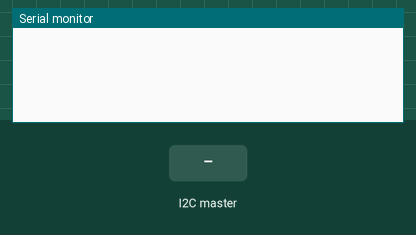
This sketch was run on a simulated Arduino Uno, built with avr-gcc and run on an emulated ATmega328P. On the bench: the last lines printed to the serial monitor. The test bench sets the inputs (shaded band).

Above: at 1.2 s.
1.3 s: the I2C master sends the byte 5
At 2.5 s:
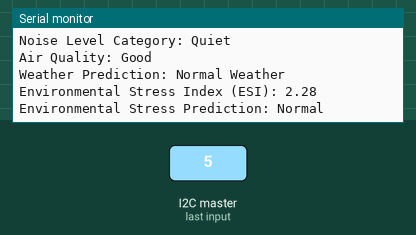
2.8 s: the I2C master sends the byte 90
At 3.0 s:
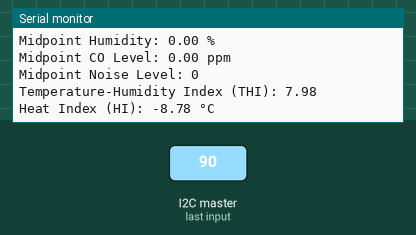
4.3 s: the I2C master sends the byte 200
At 5.5 s:
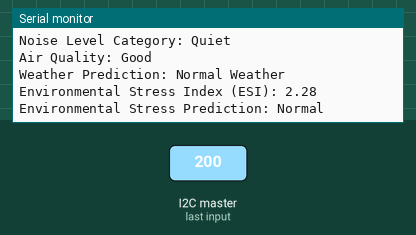

The sketch:

Slave_final1.ino
```cpp
#include <Wire.h>

const int SLAVE_ADDRESS = 0x08;  // Must match the master address

void setup() {
  Serial.begin(9600);
  Wire.begin(SLAVE_ADDRESS);  // Initialize I2C communications as a slave
  Wire.onReceive(receiveData);  // Register event handler for receiving data
}

void loop() {
  // The main loop does nothing; data handling is done in the receiveData function
  delay(100);
}

// Function to handle received data
void receiveData(int numBytes) {
  String receivedData = "";

  while (Wire.available()) {
    char c = Wire.read();  // Read one character from I2C
    receivedData += c;    // Append character to the receivedData string
  }

  // Print received data to the Serial Monitor
  Serial.println("Data received: " + receivedData);

  // Split the received data based on comma and identify each value
  float temperatures[3];
  float humidities[3];
  float coLevels[3];
  int noiseLevels[3];

  int commaIndex = 0;
  int lastIndex = 0;

  // Extract and store temperature readings
  for (int i = 0; i < 3; i++) {
    commaIndex = receivedData.indexOf(',', lastIndex);
    temperatures[i] = receivedData.substring(lastIndex, commaIndex).toFloat();
    lastIndex = commaIndex + 1;
  }

  // Extract and store humidity readings
  for (int i = 0; i < 3; i++) {
    commaIndex = receivedData.indexOf(',', lastIndex);
    humidities[i] = receivedData.substring(lastIndex, commaIndex).toFloat();
    lastIndex = commaIndex + 1;
  }

  // Extract and store CO concentration readings
  for (int i = 0; i < 3; i++) {
    commaIndex = receivedData.indexOf(',', lastIndex);
    coLevels[i] = receivedData.substring(lastIndex, commaIndex).toFloat();
    lastIndex = commaIndex + 1;
  }

  // Extract and store noise level readings
  for (int i = 0; i < 3; i++) {
    if (i < 2) {
      commaIndex = receivedData.indexOf(',', lastIndex);
      noiseLevels[i] = receivedData.substring(lastIndex, commaIndex).toInt();
      lastIndex = commaIndex + 1;
    } else {
      noiseLevels[i] = receivedData.substring(lastIndex).toInt();
    }
  }

  // Calculate the midpoint of each sensor category
  float midTemperature = (temperatures[0] + temperatures[1] + temperatures[2]) / 3.0;
  float midHumidity = (humidities[0] + humidities[1] + humidities[2]) / 3.0;
  float midCO = (coLevels[0] + coLevels[1] + coLevels[2]) / 3.0;
  int midNoiseLevel = (noiseLevels[0] + noiseLevels[1] + noiseLevels[2]) / 3;

  // Print the midpoints
  Serial.println("Midpoint Temperature: " + String(midTemperature) + " °C");
  Serial.println("Midpoint Humidity: " + String(midHumidity) + " %");
  Serial.println("Midpoint CO Level: " + String(midCO) + " ppm");
  Serial.println("Midpoint Noise Level: " + String(midNoiseLevel));

  // Calculate and print the predictions using the midpoint values
  calculateAndPredict(midTemperature, midHumidity, midCO, midNoiseLevel);

  // Introduce a delay before the next processing
  delay(2000);  // Delay for 2 seconds, adjust this as needed
}

void calculateAndPredict(float temperature, float humidity, float co, int noiseLevel) {
  // Temperature-Humidity Index (THI) calculation
  float THI = temperature - ((0.55 - 0.0055 * humidity) * (temperature - 14.5));
  Serial.println("Temperature-Humidity Index (THI): " + String(THI));

  // Heat Index (HI) calculation
  float HI = -8.784695 + 1.61139411 * temperature + 2.338549 * humidity - 0.14611605 * temperature * temperature -
             0.012308094 * humidity * humidity + 0.016424828 * temperature * humidity - 0.002211732 * temperature * temperature * humidity -
             0.00072546 * temperature * humidity * humidity + 0.000003582 * temperature * temperature * humidity * humidity;
  Serial.println("Heat Index (HI): " + String(HI) + " °C");

  // Noise Level Analysis
  String noiseCategory = "";
  if (noiseLevel < 40) {
    noiseCategory = "Quiet";
  } else if (noiseLevel < 70) {
    noiseCategory = "Moderate";
  } else {
    noiseCategory = "Loud";
  }
  Serial.println("Noise Level Category: " + noiseCategory);

  // Air Quality Prediction based on CO levels
  String airQuality = "";
  if (co < 4.4) {
    airQuality = "Good";
  } else if (co < 9.4) {
    airQuality = "Moderate";
  } else if (co < 12.4) {
    airQuality = "Unhealthy for Sensitive Groups";
  } else if (co < 15.4) {
    airQuality = "Unhealthy";
  } else if (co < 30.4) {
    airQuality = "Very Unhealthy";
  } else {
    airQuality = "Hazardous";
  }
  Serial.println("Air Quality: " + airQuality);

  // Weather Prediction based on temperature and humidity
  String weatherPrediction = "";
  if (humidity > 80 && temperature < 25) {
    weatherPrediction = "Possible Rain";
  } else if (HI > 35) {
    weatherPrediction = "High Heat Risk";
  } else {
    weatherPrediction = "Normal Weather";
  }
  Serial.println("Weather Prediction: " + weatherPrediction);

  // Overall Environmental Stress Index (ESI)
  float ESI = 0.63 * temperature + 0.35 * humidity + 0.33 * THI - 0.35;
  Serial.println("Environmental Stress Index (ESI): " + String(ESI));
  String stressCategory = (ESI > 30) ? "High Stress" : "Normal";
  Serial.println("Environmental Stress Prediction: " + stressCategory);
}
```

Measured:
- after the input at 1.3 s, the serial monitor: prints a new line at once (image 1)
- after the input at 2.8 s, the serial monitor: prints a new line at once (image 2)
- after the input at 4.3 s, the serial monitor: prints a new line at once (image 3)
